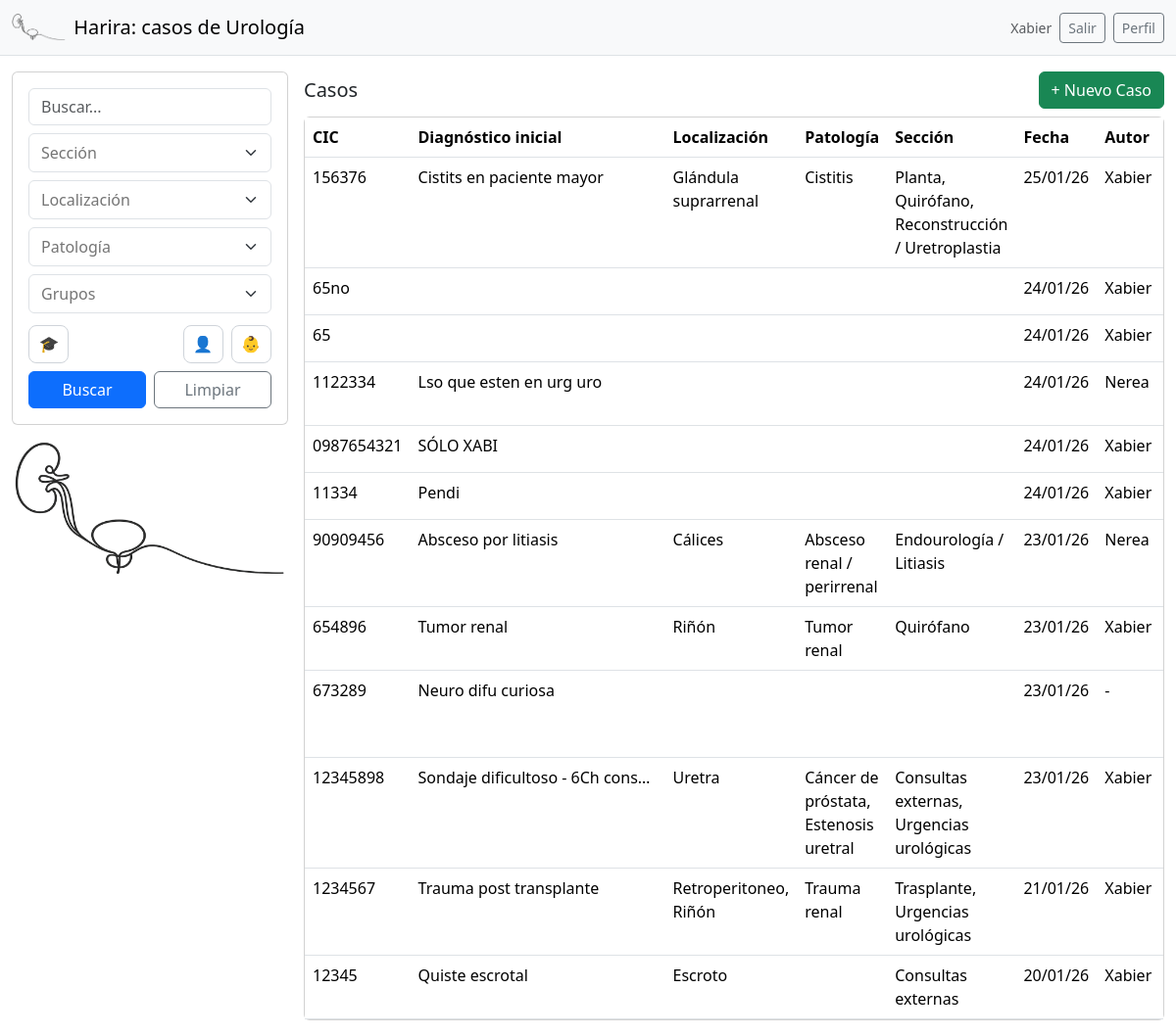
The app's page / (signed in), older data.
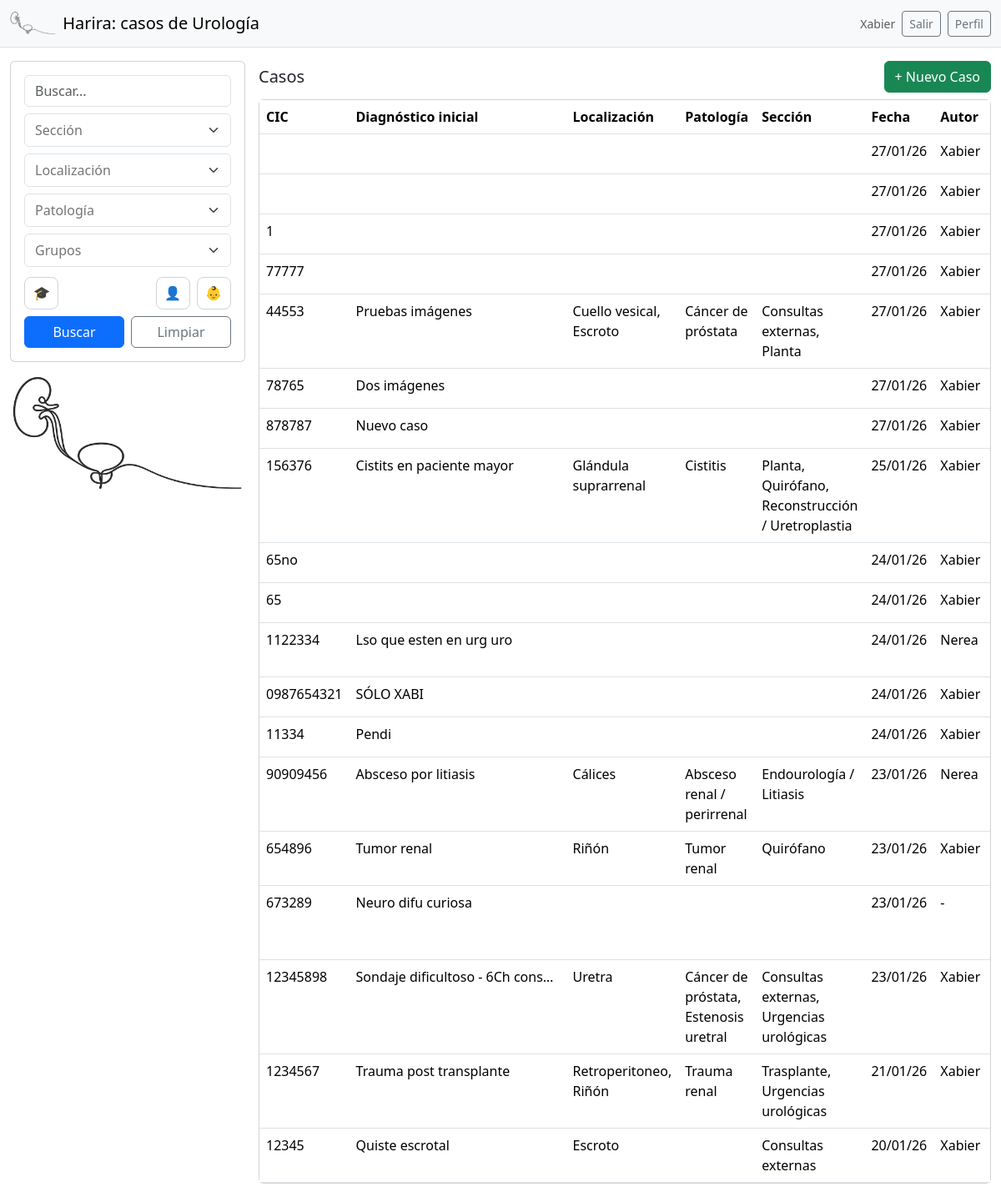
The same page, newer data.
### cases/models.py (models this page shows, shortened)
class Case(models.Model):
    class AgeGroup(models.TextChoices):
        ADULTA = "adulta", "Adulta"
        PEDIATRICA = "pediatrica", "Pediátrica"
    cic = models.CharField(max_length=50, blank=True)
    centro_medico = models.CharField(max_length=150, blank=True)
    fecha = models.DateField(null=True, blank=True)
    grupo_edad = models.CharField(max_length=20, choices=AgeGroup.choices, default=AgeGroup.ADULTA)
    created_by = models.ForeignKey(
        settings.AUTH_USER_MODEL,
        null=True, blank=True,
        on_delete=models.SET_NULL,
        related_name="cases_created",
    )
    secciones = models.ManyToManyField(
        Tag, related_name="cases_seccion", blank=True,
        limit_choices_to={"kind": Tag.Kind.SECCION}
    )
    localizaciones = models.ManyToManyField(
        Tag, related_name="cases_localizacion", blank=True,
        limit_choices_to={"kind": Tag.Kind.LOCALIZACION}
    )
    patologias = models.ManyToManyField(
        Tag, related_name="cases_patologia", blank=True,
        limit_choices_to={"kind": Tag.Kind.PATOLOGIA}
    )
    diagnostico_inicial = models.TextField(blank=True)
    comentarios = models.TextField(blank=True)
    publicado = models.BooleanField(default=False)
    publicado_en = models.CharField(max_length=200, blank=True)
    pruebas_imagen = models.JSONField(default=list, blank=True)     # p.ej. ["TC", "RM"]
    procedimientos = models.JSONField(default=list, blank=True)
    interes_docente = models.BooleanField(default=False)
    shared_groups = models.ManyToManyField(
        Group,
        blank=True,
        related_name="cases",   # IMPORTANTE para contar casos fácil
    )
    created_by = models.ForeignKey(settings.AUTH_USER_MODEL, on_delete=models.SET_NULL, null=True, related_name="cases_created")
    created_at = models.DateTimeField(auto_now_add=True)
    class Meta:
        ordering = ["-fecha", "-created_at"]
    shared_groups = models.ManyToManyField(
        Group,
        blank=True,
        related_name="shared_cases",
    )

class Tag(models.Model):
    class Kind(models.TextChoices):
        SECCION = "seccion", "Sección"
        LOCALIZACION = "localizacion", "Localización"
        PATOLOGIA = "patologia", "Patología"
        SEMIOLOGIA = "semiologia", "Semiología"
    name = models.CharField(max_length=120)
    kind = models.CharField(max_length=30, choices=Kind.choices)
    class Meta:
        unique_together = ("name", "kind")
        ordering = ["kind", "name"]

### cases/views.py (the view, shortened to what this page needs)
# urls.py: path("", views.case_list, name="case_list"),
@login_required
def case_list(request):
    selected = {
        "seccion": request.GET.getlist("seccion"),
        "localizacion": request.GET.getlist("localizacion"),
        "patologia": request.GET.getlist("patologia"),
        "groups": request.GET.getlist("groups"),
        "docente": request.GET.get("docente"),
        "edad": request.GET.get("edad") or "",
    }
    edad = request.GET.get("edad") or "adulta"
    selected["edad"] = edad
    user_groups = request.user.groups.all()
    qs = Case.objects.filter(
            Q(created_by=request.user) |
            Q(shared_groups__in=request.user.groups.all())
        ).distinct()
    q = request.GET.get("q", "").strip()
    secciones_ids = request.GET.getlist("seccion")
    if secciones_ids:
        qs = qs.filter(secciones__id__in=secciones_ids)
    localizaciones_ids = request.GET.getlist("localizacion")
    if localizaciones_ids:
        qs = qs.filter(localizaciones__id__in=localizaciones_ids)
    patologias_ids = request.GET.getlist("patologia")
    if patologias_ids:
        qs = qs.filter(patologias__id__in=patologias_ids)
    group_ids = request.GET.getlist("groups")
    if group_ids:
        qs = qs.filter(shared_groups__id__in=group_ids)
    docente = request.GET.get("docente")
    if docente in ("1", "true", "True", "on"):
        qs = qs.filter(interes_docente=True)
    qs = qs.distinct().order_by("-fecha", "-id")
    edad = request.GET.get("edad")
    selected["edad"] = edad
    if edad == "adulta":
        qs = qs.filter(grupo_edad__in=["adulta", "Adulta"])
    elif edad == "pediatrica":
        qs = qs.filter(grupo_edad__in=["pediatrica", "Pediatrica", "Pediátrica"])
    ctx = {
        "cases": qs,
        "q": q,
        "secciones": Tag.objects.filter(kind=Tag.Kind.SECCION),
        "localizaciones": Tag.objects.filter(kind=Tag.Kind.LOCALIZACION),
        "patologias": Tag.objects.filter(kind=Tag.Kind.PATOLOGIA),
        "my_groups": request.user.groups.all().order_by("name"),
        "selected": {
            "seccion": request.GET.getlist("seccion"),
            "localizacion": request.GET.getlist("localizacion"),
            "patologia": request.GET.getlist("patologia"),
            "groups": group_ids,
            "docente": docente,
            "edad": edad,
        }
    }
    return render(request, "cases/case_list.html", ctx)

### templates/cases/case_list.html (shortened to what this page needs)
{% extends "base.html" %}
{% load static %}
{% block content %}
<div class="row g-3">
  <div class="col-12 col-lg-3">
    <div class="card">
      <div class="card-body">
        <form id="filtersForm" method="get" class="d-grid gap-2">
          <input class="form-control" name="q" placeholder="Buscar..." value="{{ q }}">
            <div class="d-flex align-items-center justify-content-between mt-1">
              <button type="button"
                      id="toggleDocente"
                      class="icon-btn {% if selected.docente %}is-active{% endif %}"
                      title="Interés docente">🎓</button>
              <div class="d-flex gap-2">
                <button type="button" id="ageAdult"
                        class="icon-btn {% if selected.edad == 'adulta' %}is-active{% endif %}"
                        title="Adulto">👤</button>
                <button type="button" id="ageChild"
                        class="icon-btn {% if selected.edad == 'pediatrica' %}is-active{% endif %}"
                        title="Pediátrica">👶</button>
              </div>
            </div>
          <div class="d-flex gap-2">
            <button class="btn btn-primary w-100" type="submit">Buscar</button>
            <a class="btn btn-outline-secondary w-100" href="{% url 'case_list' %}">Limpiar</a>
          </div>
        </form>
      </div>
    </div>
    <div class="mt-3 w-100 d-none d-lg-block">
      <a href="{% url 'case_list' %}" class="d-block w-100">
        <img
          src="{% static 'img/logo.png' %}"
          alt="Harira"
          style="width:100%; height:auto; display:block; border-radius:12px;"
        >
      </a>
    </div>
  </div>
  <div class="col-12 col-lg-9">
    <div class="d-flex justify-content-between align-items-center mb-2">
      <h5 class="mb-0">Casos</h5>
      <a class="btn btn-success" href="{% url 'case_create' %}">+ Nuevo Caso</a>
    </div>
    <div class="card">
      <div class="table-responsive">
        <table class="table table-hover mb-0">
          <thead>
            <tr>
              <th>CIC</th>
              <th>Diagnóstico inicial</th>
              <th>Localización</th>
              <th>Patología</th>
              <th>Sección</th>
              <th>Fecha</th>
              <th>Autor</th>
              <th>Grupo</th>
            </tr>
          </thead>
          <tbody>
            {% for c in cases %}
              <tr>
                <td>{{ c.cic }}</td>
                <td class="text-truncate" style="max-width:260px">{{ c.diagnostico_inicial }}</td>
                <td>{% for t in c.localizaciones.all %}{{ t.name }}{% if not forloop.last %}, {% endif %}{% endfor %}</td>
                <td>{% for t in c.patologias.all %}{{ t.name }}{% if not forloop.last %}, {% endif %}{% endfor %}</td>
                <td>{% for t in c.secciones.all %}{{ t.name }}{% if not forloop.last %}, {% endif %}{% endfor %}</td>
                <td>{{ c.fecha|date:"d/m/y" }}</td>
                <td>{% if c.created_by %}{{ c.created_by.username }}{% else %} - {% endif %}</td>
                <td>{% for g in c.shared_groups.all %}{{ g.name }}{% if not forloop.last %}, {% endif %}{% empty %} - {% endfor %}</td>
              </tr>
            {% empty %}
              <tr><td colspan="7" class="text-muted">No hay casos</td></tr>
            {% endfor %}
          </tbody>
        </table>
      </div>
    </div>
  </div>
</div>
{% endblock %}

### templates/base.html (shortened to what this page needs)
{% load static %}
<!doctype html>
<html lang="es">
<head>
  <link href="https://cdn.jsdelivr.net/npm/bootstrap@5.3.3/dist/css/bootstrap.min.css" rel="stylesheet">
  <link rel="stylesheet" href="{% static 'vendor/tom-select/tom-select.bootstrap5.min.css' %}">
</head>
<body>
  <nav class="navbar navbar-light bg-light border-bottom">
    <div class="container-fluid">
      <a class="navbar-brand d-flex align-items-center gap-2" href="{% url 'case_list' %}">
        <img src="{% static 'img/logo.png' %}" height="28" class="d-inline-block align-text-top">
        <span>Harira: casos de Urología</span>
      </a>
      {% if user.is_authenticated %}
        <div class="d-flex gap-2">
          <span class="text-muted small align-self-center">{{ user.username }}</span>
          <form method="post" action="{% url 'logout' %}" class="d-inline">
            <button class="btn btn-outline-secondary btn-sm" type="submit">Salir</button>
          </form>
          <a class="btn btn-outline-secondary btn-sm" href="{% url 'profile' %}">Perfil</a>
        </div>
      {% endif %}
    </div>
  </nav>
  <main class="container-fluid py-3">
    {% block content %}{% endblock %}
  </main>
</body>
</html>

### templates/base.html (style rules this page uses)
.icon-btn { display: inline-flex; align-items: center; gap: .4rem; padding: .4rem .6rem; border: 1px solid #cfd4da; border-radius: .6rem; cursor: pointer; user-select: none; background: #fff; }
.icon-btn { display:inline-flex; align-items:center; gap:.5rem; padding:.4rem .6rem; border:1px solid rgba(0,0,0,.15); border-radius:.5rem; background:#fff; }
.icon-btn { border-color: #cfd4da !important; background: #fff !important; color: inherit !important; }

Row changes from the older to the newer data that the page shows:
added Case: fecha "27/01/26", created_by.username "Xabier"
added Case: fecha "27/01/26", created_by.username "Xabier"
added Case: cic "1", fecha "27/01/26", created_by.username "Xabier"
added Case: cic "77777", fecha "27/01/26", created_by.username "Xabier"
added Case: cic "44553", diagnostico_inicial "Pruebas imágenes", fecha "27/01/26", created_by.username "Xabier", Tag (name "Escroto"), Tag (name "Cáncer de próstata"), Tag (name "Consultas externas"), Tag (name "Planta")
now on this page (row unchanged): Tag: name "Cuello vesical", shown under "44553"
added Case: cic "78765", diagnostico_inicial "Dos imágenes", fecha "27/01/26", created_by.username "Xabier"
added Case: cic "878787", diagnostico_inicial "Nuevo caso", fecha "27/01/26", created_by.username "Xabier"
